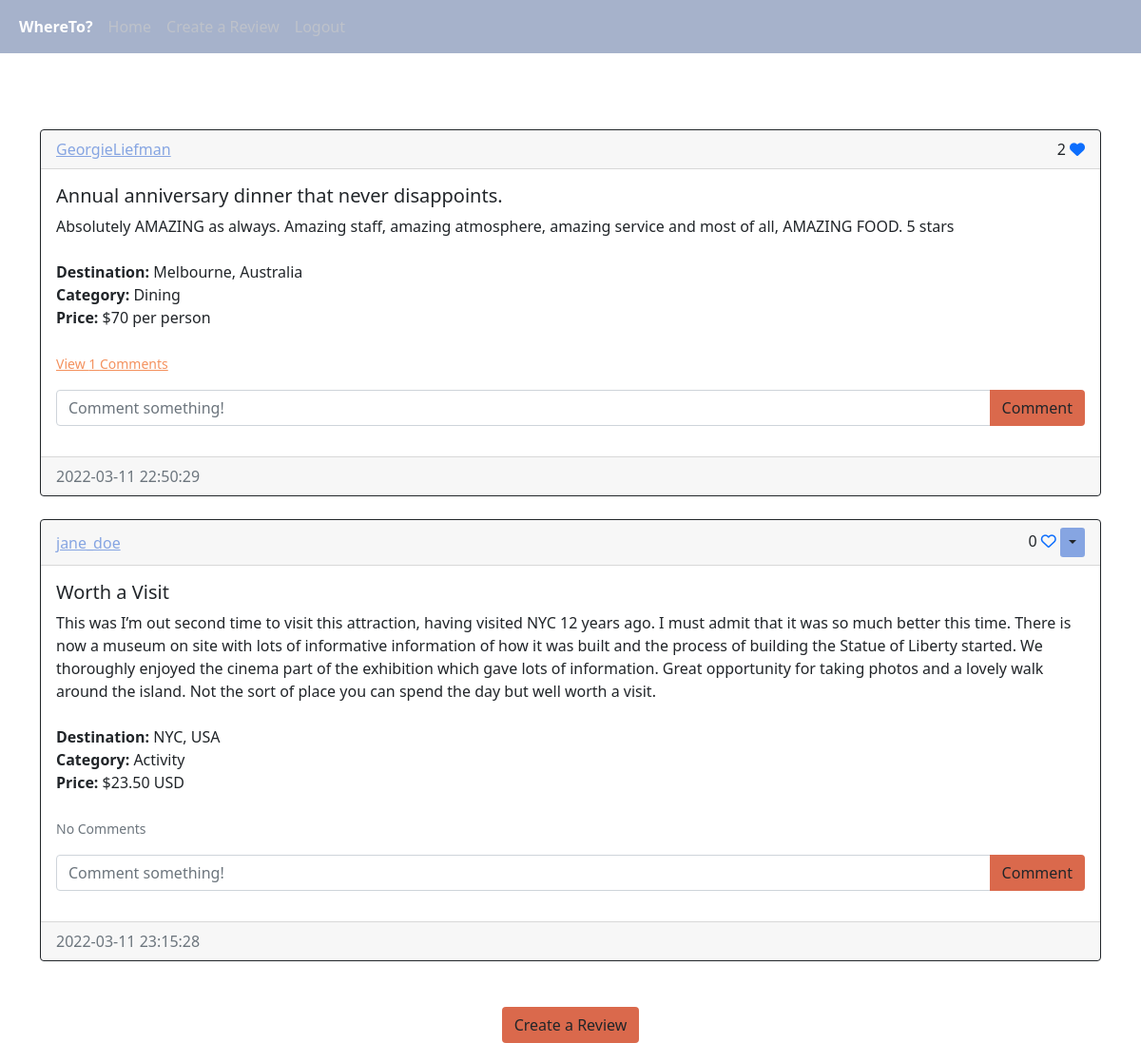
The app's page / (signed in) with its own data.
### application/models.py (models this page shows)
class Review(db.Model):
    id = db.Column(db.Integer, primary_key=True)
    title = db.Column(db.Text, nullable=False)
    content = db.Column(db.Text, nullable=False)
    destination = db.Column(db.Text, nullable=False)
    category = db.Column(db.Text, nullable=False)
    price = db.Column(db.String(10), nullable=False)
    creation_date = db.Column(db.DateTime(timezone=True), default=func.now())
    creator = db.Column(db.Integer, db.ForeignKey("user.id", ondelete="CASCADE"), nullable=False)
    comments = db.relationship("Comment", backref="review", passive_deletes=True)
    hearts = db.relationship("Heart", backref="review", passive_deletes=True)

class User(db.Model, UserMixin):
    id = db.Column(db.Integer, primary_key=True)
    email = db.Column(db.String(150), unique=True)
    username = db.Column(db.String(150), unique=True)
    password = db.Column(db.String(150))
    reviews = db.relationship("Review", backref="user", passive_deletes=True)
    comments = db.relationship("Comment", backref="user", passive_deletes=True)
    hearts = db.relationship("Heart", backref="user", passive_deletes=True)

### application/views.py (the view)
@views.route("/home", methods=["GET"])
@views.route("/", methods=["GET"])
@login_required
def home():
    reviews = Review.query.all()
    return render_template("home.html", name=current_user.username, user=current_user, reviews=reviews)

### application/__init__.py (called while the page is built)
def create_app():
    app = Flask(__name__)
    app.config["SECRET_KEY"] = "some secret string"
    app.config["SQLALCHEMY_DATABASE_URI"] = f"sqlite:///{DB_NAME}"
    db.init_app(app)
    from .views import views
    from .user import user
    app.register_blueprint(views, url_prefix="/")
    app.register_blueprint(user, url_prefix="/")
    from .models import User, Review, Comment, Heart
    create_database(app)
    login_manager = LoginManager()
    login_manager.login_view = "user.login"
    login_manager.init_app(app)
    @login_manager.user_loader
    def load_user(id):
        return User.query.get(int(id))
    return app

### application/templates/home.html
{% extends "reviews_div.html" %} {% block title %}Home{% endblock %}

### application/templates/reviews_div.html (shortened to what this page needs)
{% extends "base.html" %} {% block title %}Home{% endblock %} {% block content%}
<head>
</head>
<body>
    <br>
    <h1 align="center" style="color:#ffffff">{% block header %}Reviews{% endblock %}</h1>
    <div id="reviews">
      {% for review in reviews %}
      <div class="card border-dark">
        <div class="card-header d-flex justify-content-between align-items-center">
          <a href="/reviews/{{review.user.username}}" style="color:#86a5e2;">{{review.user.username}}</a>
          <div>
            {{ review.hearts|length }}
            {% if user.id in review.hearts|map(attribute="creator")|list %}
            <a href="/heart_review/{{review.id}}"><i class="fa-solid fa-heart"></i></a>
            {% else %}
            <a href="/heart_review/{{review.id}}"><i class="fa-regular fa-heart"></i></a>
            {% endif %}
            {% if user.id == review.creator %}
            <div class="btn-group">
              <button type="button" class="btn btn-sm dropdown-toggle" style="background-color:#86a5e2;" data-bs-toggle="dropdown"></button>
            </div>
            {% endif %}
          </div>
        </div>
        <div class="card-body">
          <div class="card-text"><h5>{{review.title}}</h5></div>
          <div class="card-text">{{review.content}}</div>
          <br>
          <div class="card-text"><strong>Destination:</strong> {{review.destination}}</div>
          <div class="card-text"><strong>Category:</strong> {{review.category}}</div>
          <div class="card-text"><strong>Price:</strong> {{review.price}}</div>
          <br>
          <p class="card-text">
            {% if review.comments|length > 0 %}
            <a data-bs-toggle="collapse" style="color:#f4925f;" href="#comments-{{review.id}}" role="button">
              <small>View {{review.comments|length}} Comments</small>
            </a>
            {% else %}
            <small class="text-muted">No Comments</small>
            {% endif %}
          </p>
          <form class="input-group mb-3" method="POST" action="/create_comment/{{review.id}}">
            <input type="text" id="content" name="content" class="form-control" placeholder="Comment something!"/>
            <button type="submit" class="btn" style="background-color:#da694c;">Comment</button>
          </form>
        </div>
        <div class="card-footer text-muted">{{review.creation_date}}</div>
      </div>
      <br>
      {% endfor %}
    </div>
    {% block footer %}
    <br>
    <div align="center">
      <a href="/create_review">
        <button type="button" class="btn" style="background-color: #da694c;">Create a Review</button>
      </a>
    </div>
    {% endblock %} {% endblock %}

### application/templates/reviews_div.html (style rules this page uses)
body { background-image: url("https://t4.ftcdn.net/jpg/02/50/06/93/360_F_250069352_PitJVkjli6V2SHg1iebombLyuKDbjV3y.jpg"); background-size:cover; }

### records on screen
Review: user.username "GeorgieLiefman", hearts|length "2", title "Annual anniversary dinner that never disappoints.", content "Absolutely AMAZING as always. Amazing staff, amazing atmosphere, amazing service and most of all, AMAZING FOOD. 5 stars", destination "Melbourne, Australia", category "Dining", price "$70 per person", comments|length "1", creation_date "2022-03-11 22:50:29"
Review: user.username "jane_doe", hearts|length "0", title "Worth a Visit", content "This was I’m out second time to visit this attraction, having visited NYC 12 years ago. I must admit that it was so much better this time. There is now a museum on site with lots of informative information of how it was built and the process of building the Statue of Liberty started. We thoroughly enjoyed the cinema part of the exhibition which gave lots of information. Great opportunity for taking photos and a lovely walk around the island. Not the sort of place you can spend the day but well worth a visit.", destination "NYC, USA", category "Activity", price "$23.50 USD", shows "No Comments", creation_date "2022-03-11 23:15:28"
